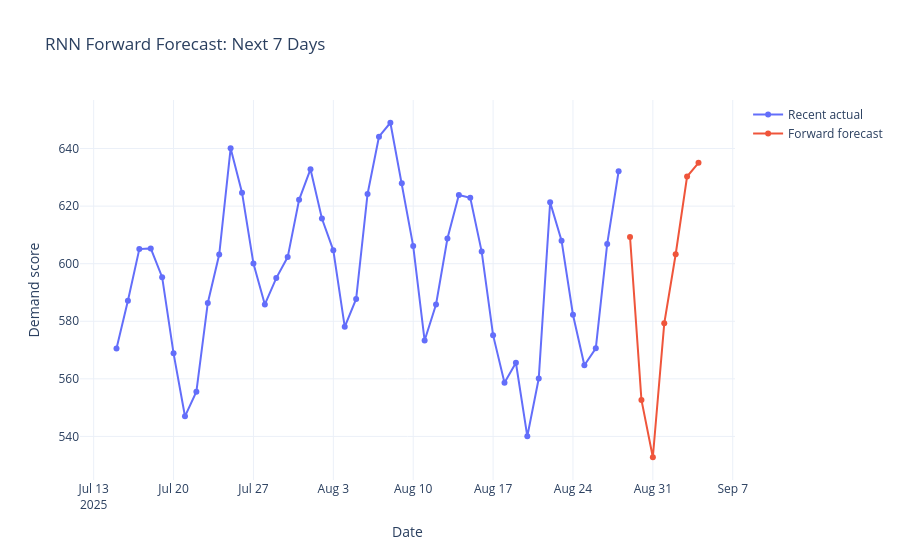

The notebook cell saved with this chart:
### Markdown cell above
### RNN Forward Forecast

The RNN uses the latest sequence window, predicts the next day, appends that prediction, then repeats until it reaches the 7-day horizon.

### Code cell
future_horizon = 7

rnn_future_7 = forecast_future_sequence(
    model=rnn_model,
    history_df=df,
    feature_columns=sequence_feature_columns,
    horizon=future_horizon,
    window_size=window_size,
    feature_mean=seq_mean,
    feature_std=seq_std,
    target_mean=seq_y_mean,
    target_std=seq_y_std,
)

plot_forward_forecast(
    df,
    rnn_future_7,
    "RNN Forward Forecast: Next 7 Days",
)

rnn_future_7
